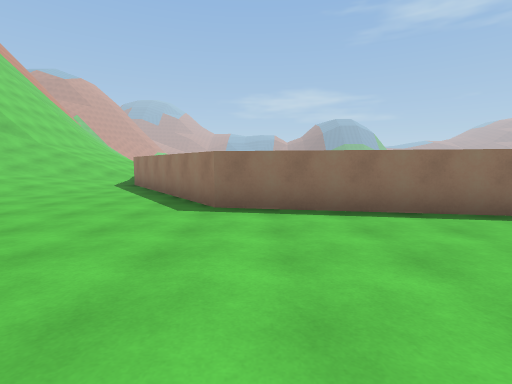
View 1 (above)

24 first-person views from a walk through a 3-D level made in the Unity game engine. The camera is 1.2 m above the floor, tilts 6° down and sees 85° across. The floor is counted in squares, 2 m on a side. Each view is taken from the middle of a square. On the plan, view 1 faces up. The plan holds only what a view shows up to about 9 squares ahead; the rest is blank. The place goes on beyond the plan.

View 2
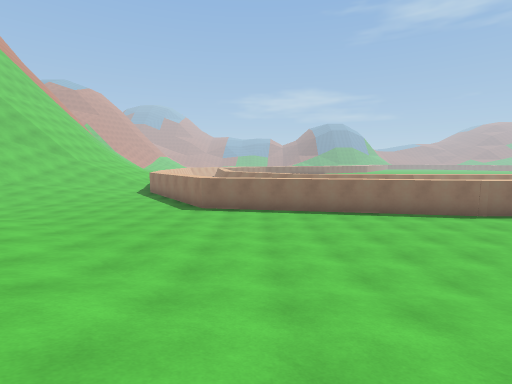

View 3
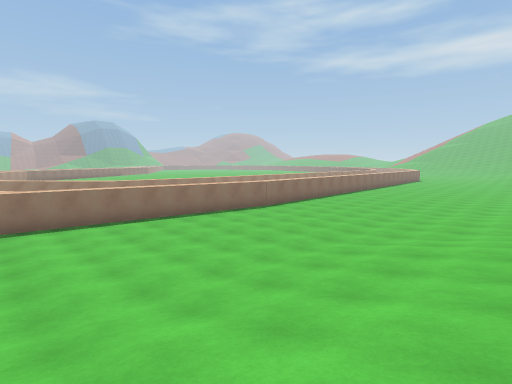

View 4
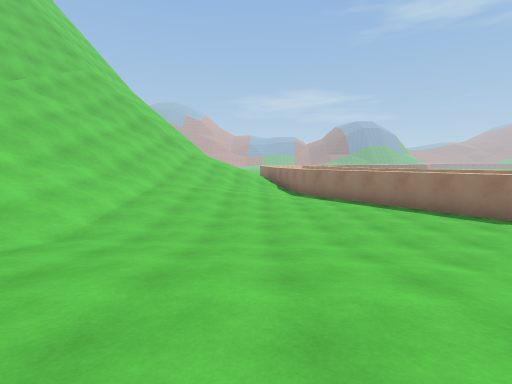

View 5
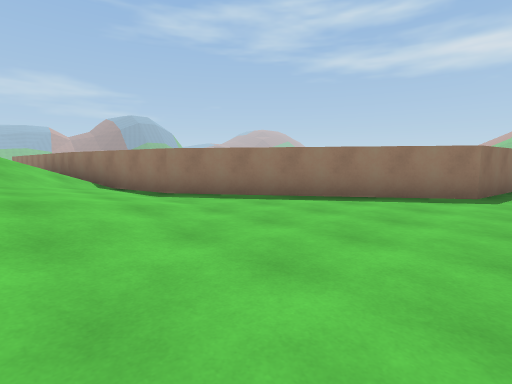

View 6
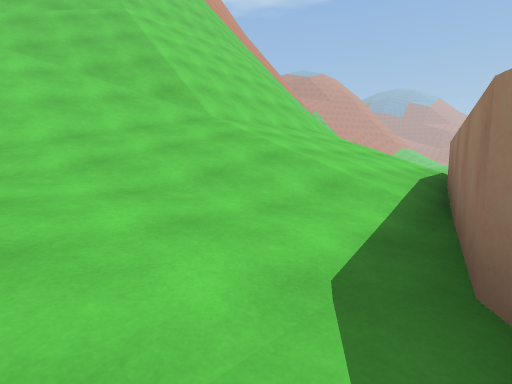

View 7
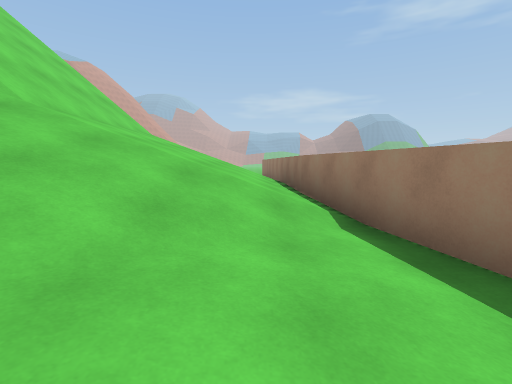

View 8
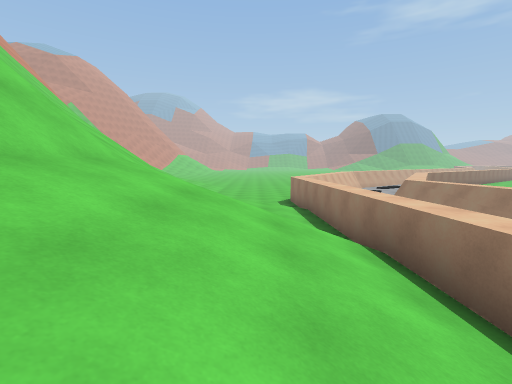

View 9
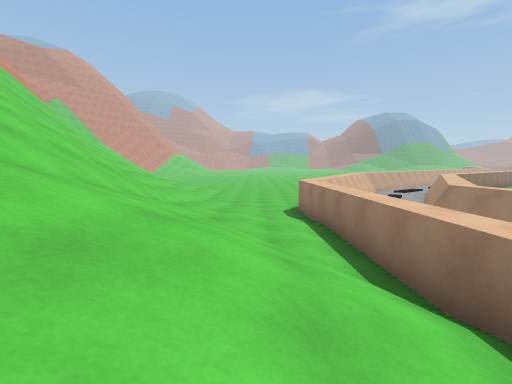

View 10
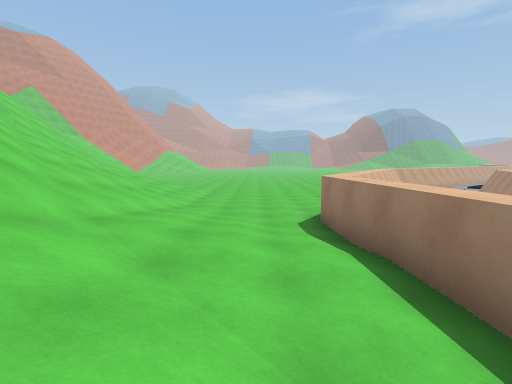

View 11
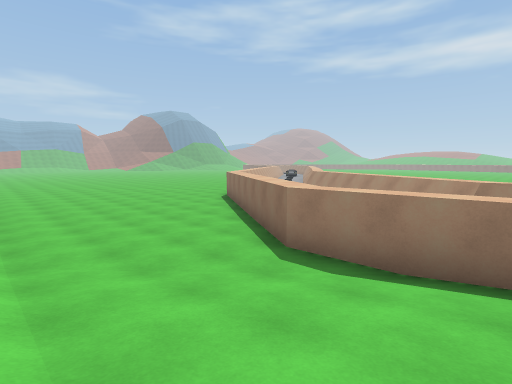

View 12
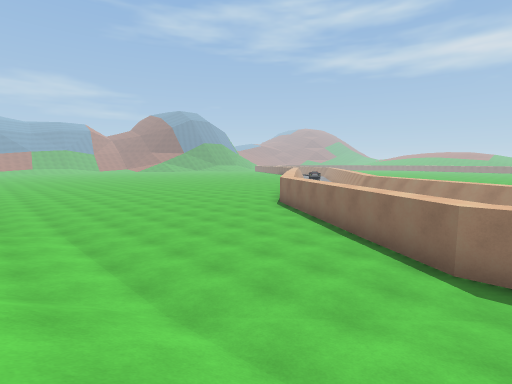

View 13
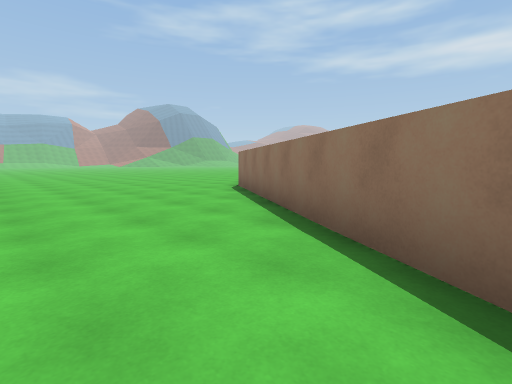

View 14
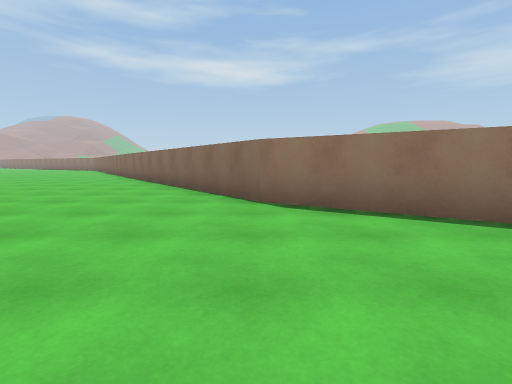

View 15
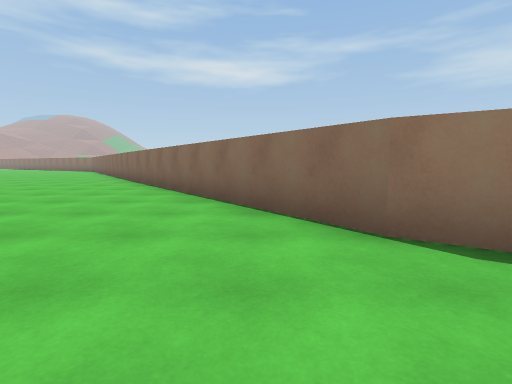

View 16
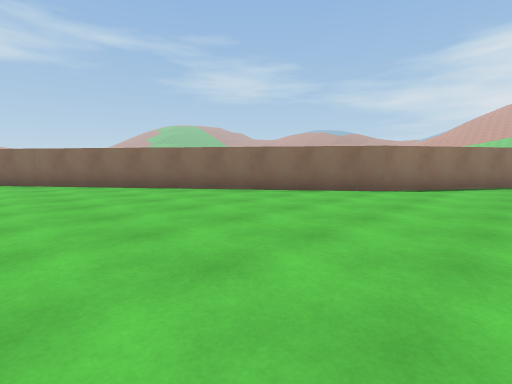

View 17
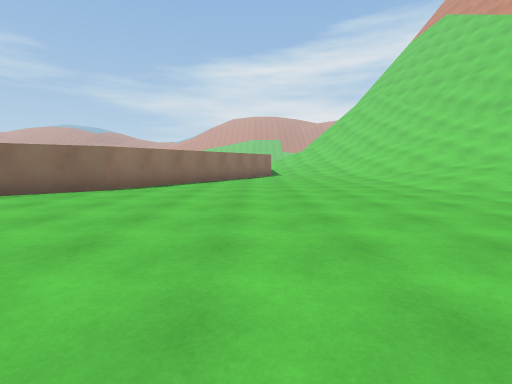

View 18
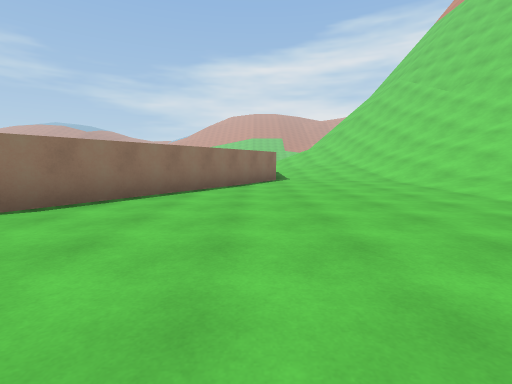

View 19
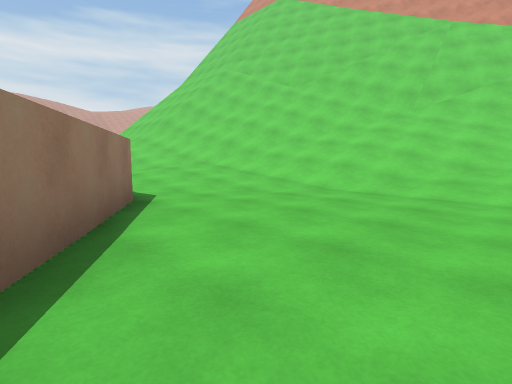

View 20
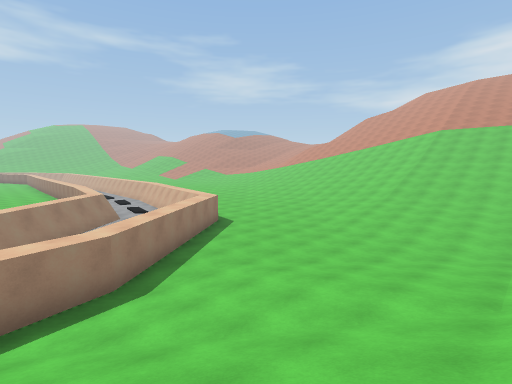

View 21
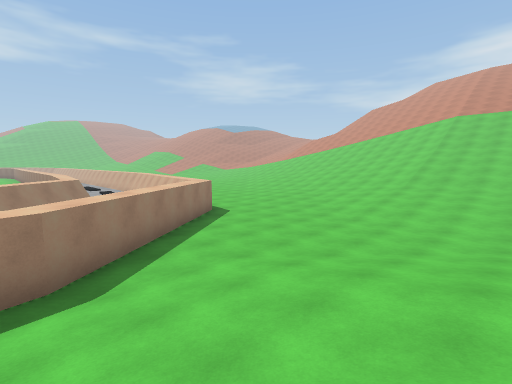

View 22
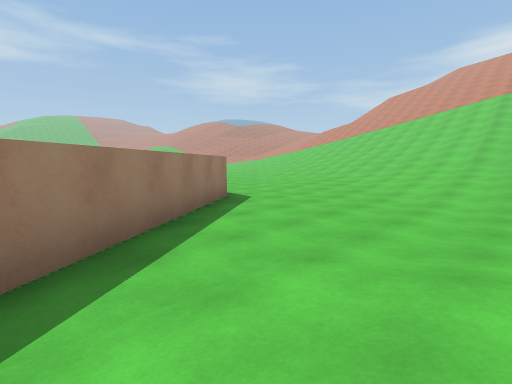

View 23
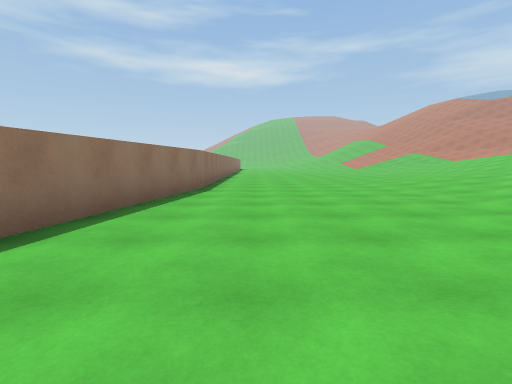

View 24
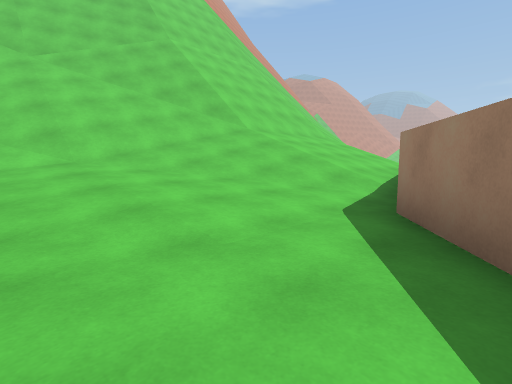

### Floor plan
Key: @ floor where view 1 was taken; # wall or solid block; . main floor; : floor 0.5 m higher than the main floor; + floor 1 m higher than the main floor; * floor 1.25 m higher than the main floor; % floor 1.75 m higher than the main floor; / step, stairs or slope; = window, fence, low wall or low ledge; ^ raised ledge.
Columns run from 16 left of view 1 to 9 right of it. Each row starts with its distance up from view 1.
 35            ...........
 34           ...........##
 33       :.............##
 32       :............##
 31       :..........###
 30       :.........##
 29      //........##
 28     %*::......##
 27    //*::.....##
 26 //////+::....#  ##
 25 ///////:::..##  #
 24  ///////:::##  ##
 23  ///////:::#   #
 22   //////:::#  ##
 21  #=/////+::#  #
 20  ##=////*+:# =#
 19   #=/////+:#  #
 18      /////:#  #
 17       /////#  #
 16     ///////^
 15     ///////^
 14      //////^
 13     ///////^
 12   ##////////#
 11   #=///////:#  ##
 10   #=//////::#   ##
  9   #=/////+::##  =##
  8   #=////*+::.##   #
  7  ##/////*+::..##
  6    /////+::....#
  5     ////:::....#####
  4      ///:::........#######
  3       //:::...............
  2        ::::::::::.........
  1        +++++::::::........
  0        *****++::@::::.....
 -1         ******+:::::::....
 -2            //  //+:::::::.
 -3                ///*++:::::
 -4                ////***+:::

Where each view was taken, in squares from view 1:
view 1: 0 up, 0 right, facing up
view 2: 4 down, 1 right, facing up
view 3: 4 down, 1 left, facing up-right
view 4: 1 down, 6 left, facing up
view 5: 4 up, 7 left, facing up-right
view 6: 8 up, 4 left, facing up-left
view 7: 8 up, 6 left, facing up
view 8: 12 up, 7 left, facing up
view 9: 14 up, 7 left, facing up
view 10: 17 up, 7 left, facing up
view 11: 20 up, 9 left, facing up-right
view 12: 22 up, 10 left, facing up-right
view 13: 23 up, 7 left, facing up-right
view 14: 29 up, 6 left, facing right
view 15: 30 up, 4 left, facing right
view 16: 35 up, 4 left, facing down-right
view 17: 35 up, 5 left, facing down
view 18: 32 up, 5 left, facing down
view 19: 27 up, 4 left, facing down-left
view 20: 11 up, 9 left, facing down-right
view 21: 10 up, 8 left, facing down-right
view 22: 9 up, 6 left, facing down-right
view 23: 2 up, 0 right, facing right
view 24: 6 up, 3 left, facing up-left
